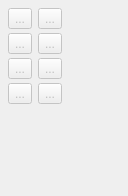
             <widget class="QWidget" name="curves_Page">
              <property name="geometry">
               <rect>
                <x>0</x>
                <y>0</y>
                <width>128</width>
                <height>196</height>
               </rect>
              </property>
              <property name="sizePolicy">
               <sizepolicy hsizetype="Preferred" vsizetype="Maximum">
                <horstretch>0</horstretch>
                <verstretch>0</verstretch>
               </sizepolicy>
              </property>
              <property name="minimumSize">
               <size>
                <width>118</width>
                <height>0</height>
               </size>
              </property>
              <property name="toolTip">
               <string>Tools for creating curves.</string>
              </property>
              <attribute name="icon">
               <iconset resource="share/resources/toolicon.qrc">
                <normaloff>:/toolicon/32x32/spline_toolboxs.png</normaloff>:/toolicon/32x32/spline_toolboxs.png</iconset>
              </attribute>
              <attribute name="label">
               <string>Curve</string>
              </attribute>
              <attribute name="toolTip">
               <string>Curve</string>
              </attribute>
              <layout class="QFormLayout" name="formLayout_10">
               <property name="verticalSpacing">
                <number>4</number>
               </property>
               <property name="leftMargin">
                <number>8</number>
               </property>
               <property name="topMargin">
                <number>8</number>
               </property>
               <property name="rightMargin">
                <number>8</number>
               </property>
               <property name="bottomMargin">
                <number>8</number>
               </property>
               <item row="1" column="0">
                <widget class="QToolButton" name="curve_ToolButton">
                 <property name="enabled">
                  <bool>false</bool>
                 </property>
                 <property name="toolTip">
                  <string>Curve - Interactive (Alt+C)</string>
                 </property>
                 <property name="text">
                  <string notr="true">...</string>
                 </property>
                 <property name="icon">
                  <iconset resource="share/resources/toolicon.qrc">
                   <normaloff>:/toolicon/32x32/spline.png</normaloff>:/toolicon/32x32/spline.png</iconset>
                 </property>
                 <property name="iconSize">
                  <size>
                   <width>32</width>
                   <height>32</height>
                  </size>
                 </property>
                 <property name="checkable">
                  <bool>true</bool>
                 </property>
                </widget>
               </item>
               <item row="1" column="1">
                <widget class="QToolButton" name="spline_ToolButton">
                 <property name="enabled">
                  <bool>false</bool>
                 </property>
                 <property name="toolTip">
                  <string>Spline - Interactive (Alt+S)</string>
                 </property>
                 <property name="text">
                  <string notr="true">...</string>
                 </property>
                 <property name="icon">
                  <iconset resource="share/resources/toolicon.qrc">
                   <normaloff>:/toolicon/32x32/splinePath.png</normaloff>:/toolicon/32x32/splinePath.png</iconset>
                 </property>
                 <property name="iconSize">
                  <size>
                   <width>32</width>
                   <height>32</height>
                  </size>
                 </property>
                 <property name="checkable">
                  <bool>true</bool>
                 </property>
                </widget>
               </item>
               <item row="3" column="0">
                <widget class="QToolButton" name="curveWithCPs_ToolButton">
                 <property name="enabled">
                  <bool>false</bool>
                 </property>
                 <property name="toolTip">
                  <string>Curve - Fixed (Alt+Shift+C)</string>
                 </property>
                 <property name="text">
                  <string notr="true">...</string>
                 </property>
                 <property name="icon">
                  <iconset resource="share/resources/toolicon.qrc">
                   <normaloff>:/toolicon/32x32/cubic_bezier.png</normaloff>:/toolicon/32x32/cubic_bezier.png</iconset>
                 </property>
                 <property name="iconSize">
                  <size>
                   <width>32</width>
                   <height>32</height>
                  </size>
                 </property>
                 <property name="checkable">
                  <bool>true</bool>
                 </property>
                </widget>
               </item>
               <item row="3" column="1">
                <widget class="QToolButton" name="splineWithCPs_ToolButton">
                 <property name="enabled">
                  <bool>false</bool>
                 </property>
                 <property name="toolTip">
                  <string>Spline - Fixed (Alt+Shift+S)</string>
                 </property>
                 <property name="text">
                  <string notr="true">...</string>
                 </property>
                 <property name="icon">
                  <iconset resource="share/resources/toolicon.qrc">
                   <normaloff>:/toolicon/32x32/cubic_bezier_path.png</normaloff>:/toolicon/32x32/cubic_bezier_path.png</iconset>
                 </property>
                 <property name="iconSize">
                  <size>
                   <width>32</width>
                   <height>32</height>
                  </size>
                 </property>
                 <property name="checkable">
                  <bool>true</bool>
                 </property>
                </widget>
               </item>
               <item row="6" column="1">
                <widget class="QToolButton" name="pointAlongSpline_ToolButton">
                 <property name="enabled">
                  <bool>false</bool>
                 </property>
                 <property name="toolTip">
                  <string>Point - On Spline (O, S)</string>
                 </property>
                 <property name="text">
                  <string notr="true">...</string>
                 </property>
                 <property name="icon">
                  <iconset resource="share/resources/toolicon.qrc">
                   <normaloff>:/toolicon/32x32/splinePath_cut_point.png</normaloff>:/toolicon/32x32/splinePath_cut_point.png</iconset>
                 </property>
                 <property name="iconSize">
                  <size>
                   <width>32</width>
                   <height>32</height>
                  </size>
                 </property>
                 <property name="checkable">
                  <bool>true</bool>
                 </property>
                </widget>
               </item>
               <item row="7" column="0">
                <widget class="QToolButton" name="pointOfIntersectionCurves_ToolButton">
                 <property name="enabled">
                  <bool>false</bool>
                 </property>
                 <property name="toolTip">
                  <string>Point - Intersect Curves (I, C)</string>
                 </property>
                 <property name="text">
                  <string notr="true">...</string>
                 </property>
                 <property name="icon">
                  <iconset resource="share/resources/toolicon.qrc">
                   <normaloff>:/toolicon/32x32/intersection_curves.png</normaloff>:/toolicon/32x32/intersection_curves.png</iconset>
                 </property>
                 <property name="iconSize">
                  <size>
                   <width>32</width>
                   <height>32</height>
                  </size>
                 </property>
                 <property name="checkable">
                  <bool>true</bool>
                 </property>
                </widget>
               </item>
               <item row="7" column="1">
                <widget class="QToolButton" name="curveIntersectAxis_ToolButton">
                 <property name="enabled">
                  <bool>false</bool>
                 </property>
                 <property name="toolTip">
                  <string>Point - Intersect Curve and Axis (C, X)</string>
                 </property>
                 <property name="text">
                  <string notr="true">...</string>
                 </property>
                 <property name="icon">
                  <iconset resource="share/resources/toolicon.qrc">
                   <normaloff>:/toolicon/32x32/curve_intersect_axis.png</normaloff>:/toolicon/32x32/curve_intersect_axis.png</iconset>
                 </property>
                 <property name="iconSize">
                  <size>
                   <width>32</width>
                   <height>32</height>
                  </size>
                 </property>
                 <property name="checkable">
                  <bool>true</bool>
                 </property>
                </widget>
               </item>
               <item row="6" column="0">
                <widget class="QToolButton" name="pointAlongCurve_ToolButton">
                 <property name="enabled">
                  <bool>false</bool>
                 </property>
                 <property name="toolTip">
                  <string>Point - On Curve (O, C)</string>
                 </property>
                 <property name="text">
                  <string notr="true">...</string>
                 </property>
                 <property name="icon">
                  <iconset resource="share/resources/toolicon.qrc">
                   <normaloff>:/toolicon/32x32/spline_cut_point.png</normaloff>:/toolicon/32x32/spline_cut_point.png</iconset>
                 </property>
                 <property name="iconSize">
                  <size>
                   <width>32</width>
                   <height>32</height>
                  </size>
                 </property>
                 <property name="checkable">
                  <bool>true</bool>
                 </property>
                </widget>
               </item>
              </layout>
             </widget>
